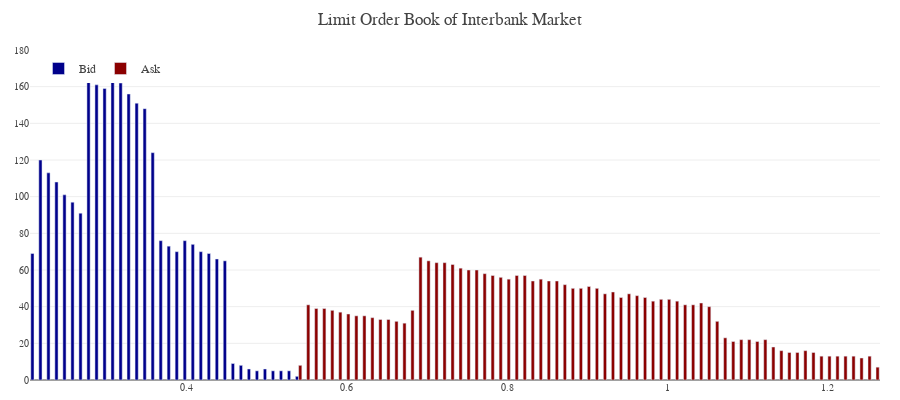

Notebook code for this chart:
### Markdown cell above
### Interbank Limit Order Book

### Code cell
model.bank_details.lob_plot(steps)

### Figure 1 — Plotly figure (JSON) as saved in the notebook; plotly's stock layout.template omitted (floating-point values rounded to 4 significant figures)
{"data": [{"marker": {"color": "darkblue"}, "name": "Bid", "type": "bar", "x": [0.45, 0.44, 0.43, 0.42, 0.41, 0.4, 0.39, 0.38, 0.37, 0.36, 0.35, 0.34, 0.33, 0.32, 0.31, 0.3, 0.29, 0.28, 0.27, 0.26, 0.25, 0.24, 0.23, 0.22, 0.21, 0.46, 0.47, 0.54, 0.53, 0.52, 0.51, 0.5, 0.49, 0.48], "xaxis": "x", "y": [65, 66, 69, 70, 74, 76, 70, 73, 76, 124, 148, 151, 156, 162, 171, 159, 161, 164, 91, 97, 101, 108, 113, 120, 69, 9, 8, 2, 5, 5, 5, 6, 5, 6], "yaxis": "y"}, {"marker": {"color": "darkred"}, "name": "Ask", "type": "bar", "x": [0.68, 0.69, 0.7, 0.71, 0.72, 0.73, 0.74, 0.75, 0.76, 0.77, 0.78, 0.79, 0.8, 0.81, 0.82, 0.83, 0.84, 0.85, 0.86, 0.87, 0.88, 0.89, 0.9, 0.91, 0.92, 0.93, 0.94, 0.95, 0.96, 0.97, 0.98, 0.99, 1, 1.01, 1.02, 1.03, 1.04, 1.05, 1.06, 1.07, 1.08, 1.09, 1.1, 1.11, 1.12, 1.13, 1.14, 1.15, 1.16, 1.17, 1.18, 1.19, 1.2, 1.21, 1.22, 1.23, 1.24, 1.25, 1.26, 0.54, 0.55, 0.56, 0.57, 0.58, 0.59, 0.6, 0.61, 0.62, 0.63, 0.64, 0.65, 0.66, 0.67], "xaxis": "x", "y": [38, 67, 65, 64, 64, 63, 61, 60, 60, 58, 57, 56, 55, 57, 57, 54, 55, 54, 54, 52, 50, 50, 51, 50, 47, 48, 45, 47, 46, 45, 43, 44, 44, 43, 41, 41, 42, 40, 32, 23, 21, 22, 22, 21, 22, 18, 16, 15, 15, 16, 15, 13, 13, 13, 13, 13, 12, 13, 7, 8, 41, 39, 39, 38, 37, 36, 35, 35, 34, 33, 33, 32, 31], "yaxis": "y"}], "layout": {"height": 400, "hovermode": "closest", "legend": {"orientation": "h", "x": 0.01, "xanchor": "left", "y": 0.9, "yanchor": "bottom"}, "margin": {"b": 20, "l": 30, "r": 20, "t": 50}, "showlegend": true, "title": {"text": "Limit Order Book of Interbank Market"}, "width": 900, "xaxis": {"anchor": "y", "domain": [0, 1], "showgrid": false, "tickfont": {"size": 10}}, "yaxis": {"anchor": "x", "domain": [0, 1], "side": "left", "tickfont": {"size": 10}}}}
